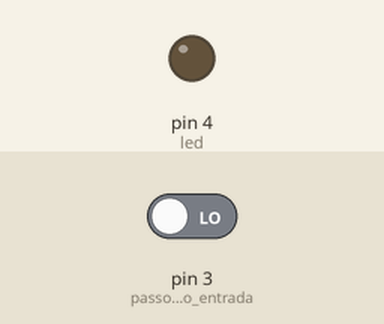
Recording of a sketch running on a simulated Arduino Uno, built with avr-gcc and run on an emulated ATmega328P. Parts: output pins drawn as LEDs (lit = HIGH). The inputs (shaded band) are chosen by the test bench; at power-on: pin 3 (passo_pino_3_como_entrada) LOW.

Above: at 1.2 s.
1.3 s: pin 3 (passo_pino_3_como_entrada) driven HIGH
At 2.5 s:
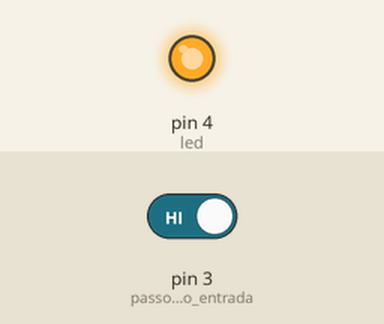
2.8 s: pin 3 (passo_pino_3_como_entrada) driven LOW
At 3.8 s:
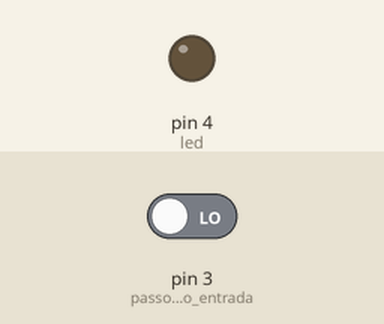
Timing chart, 0 to 5.8 s (numbered marks = the images above; inputs shaded):
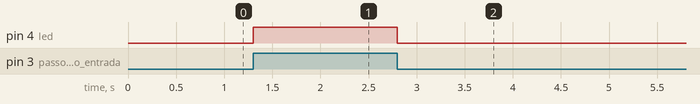

The sketch:

Projeto06_LigandoLed.ino
```cpp
int botao = 3;
int led = 4;


void setup() {
  pinMode(3, INPUT); //passo pino 3 como entrada
  pinMode(4, OUTPUT); //passo pino 4 como saida
  Serial.begin(9600);
}

void loop() {
  botao = digitalRead(3); //botao recebe o resultado da leitura digital (0 ou 1)

  if(botao == 1){
    digitalWrite(led, HIGH);
  } else {
    digitalWrite(led, LOW);
  }
}
```

Measured:
- after the input at 1.3 s, pin 4 (led): LOW → HIGH at once
- after the input at 2.8 s, pin 4 (led): HIGH → LOW at once
